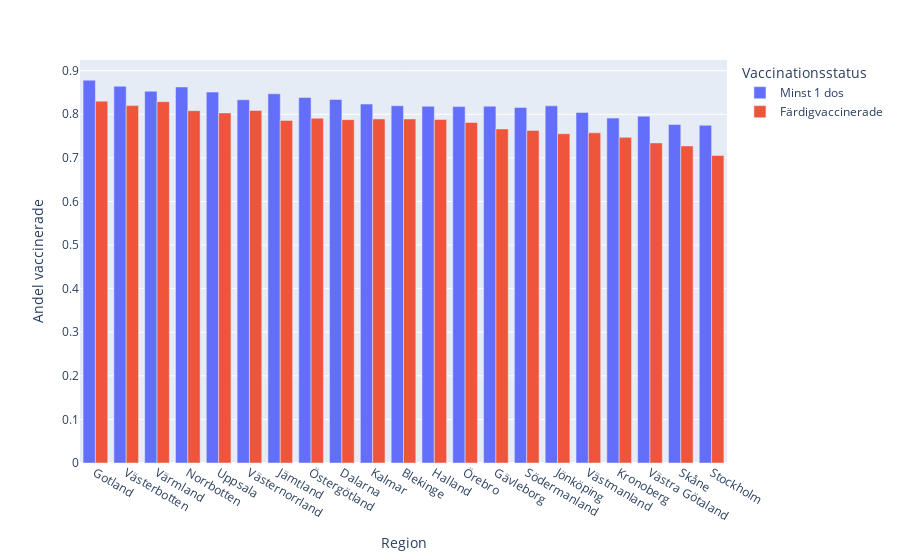

The notebook cell this image was saved under:
### Code cell
import plotly_express as px 
fig = px.bar(vaccination_ålder_uppföljning, x='Region', y='Andel vaccinerade', color='Vaccinationsstatus', barmode='group')
fig.update_layout(xaxis={'categoryorder':'total descending'})
fig.show()

### Figure 1 — Plotly figure (JSON) as saved in the notebook; plotly's stock layout.template omitted (floating-point values rounded to 4 significant figures)
{"data": [{"alignmentgroup": "True", "hovertemplate": "Vaccinationsstatus=Minst 1 dos<br>Region=%{x}<br>Andel vaccinerade=%{y}<extra></extra>", "legendgroup": "Minst 1 dos", "marker": {"color": "#636efa", "pattern": {"shape": ""}}, "name": "Minst 1 dos", "offsetgroup": "Minst 1 dos", "orientation": "v", "showlegend": true, "textposition": "auto", "type": "bar", "x": ["Stockholm", "Uppsala", "Södermanland", "Östergötland", "Jönköping", "Kronoberg", "Kalmar", "Gotland", "Blekinge", "Skåne", "Halland", "Västra Götaland", "Värmland", "Örebro", "Västmanland", "Dalarna", "Gävleborg", "Västernorrland", "Jämtland", "Västerbotten", "Norrbotten"], "xaxis": "x", "y": [0.7747, 0.8509, 0.8158, 0.8385, 0.8194, 0.7913, 0.8234, 0.8783, 0.8196, 0.7765, 0.8184, 0.7957, 0.8529, 0.8176, 0.8041, 0.834, 0.8185, 0.8334, 0.847, 0.8644, 0.8627], "yaxis": "y"}, {"alignmentgroup": "True", "hovertemplate": "Vaccinationsstatus=Färdigvaccinerade<br>Region=%{x}<br>Andel vaccinerade=%{y}<extra></extra>", "legendgroup": "Färdigvaccinerade", "marker": {"color": "#EF553B", "pattern": {"shape": ""}}, "name": "Färdigvaccinerade", "offsetgroup": "Färdigvaccinerade", "orientation": "v", "showlegend": true, "textposition": "auto", "type": "bar", "x": ["Stockholm", "Uppsala", "Södermanland", "Östergötland", "Jönköping", "Kronoberg", "Kalmar", "Gotland", "Blekinge", "Skåne", "Halland", "Västra Götaland", "Värmland", "Örebro", "Västmanland", "Dalarna", "Gävleborg", "Västernorrland", "Jämtland", "Västerbotten", "Norrbotten"], "xaxis": "x", "y": [0.7055, 0.8031, 0.7631, 0.791, 0.7554, 0.7471, 0.7893, 0.8301, 0.7893, 0.7274, 0.7881, 0.7344, 0.829, 0.7811, 0.7575, 0.7877, 0.7665, 0.8089, 0.786, 0.82, 0.8084], "yaxis": "y"}], "layout": {"barmode": "group", "legend": {"title": {"text": "Vaccinationsstatus"}, "tracegroupgap": 0}, "margin": {"t": 60}, "xaxis": {"anchor": "y", "categoryorder": "total descending", "domain": [0, 1], "title": {"text": "Region"}}, "yaxis": {"anchor": "x", "domain": [0, 1], "title": {"text": "Andel vaccinerade"}}}}
